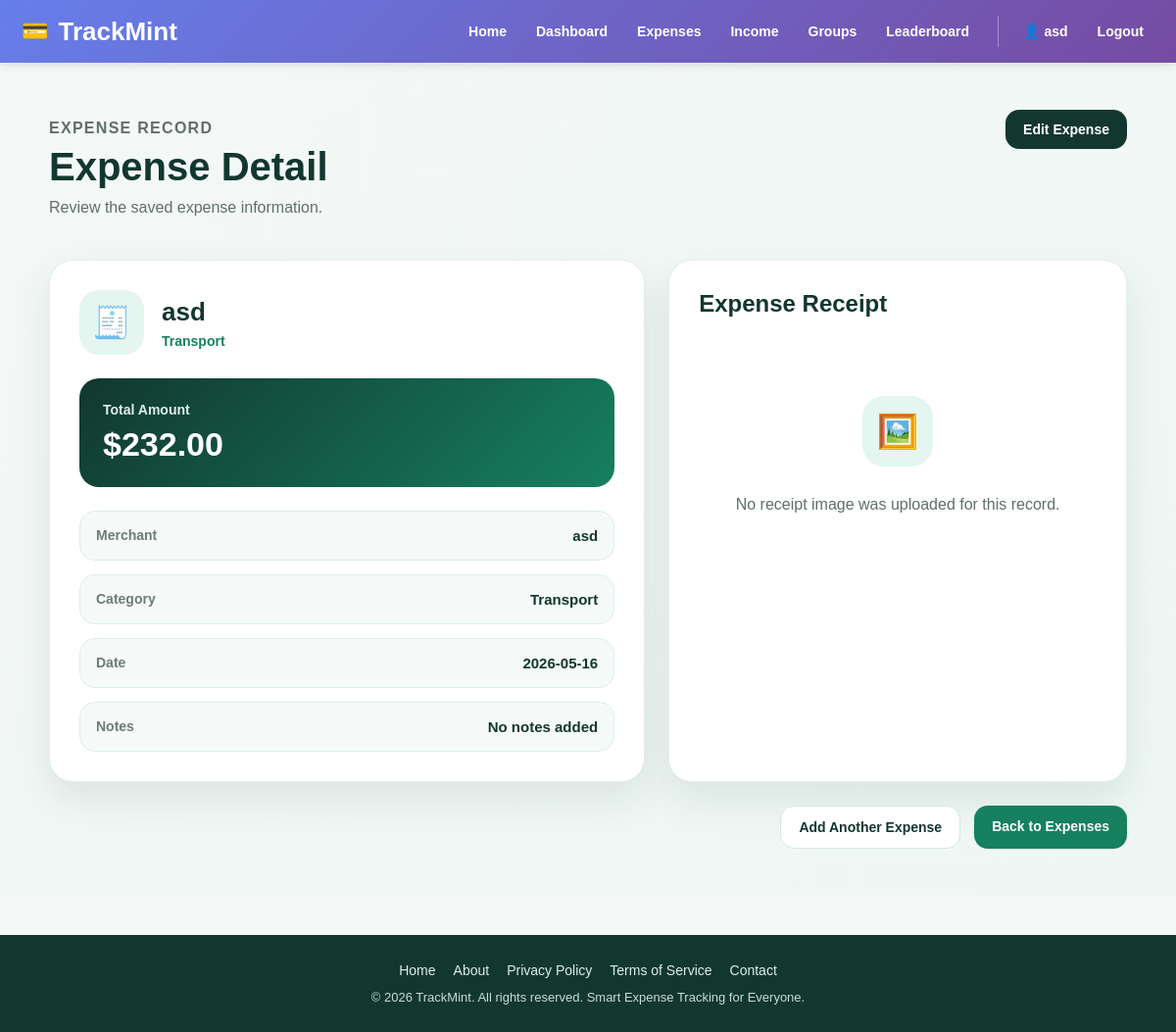
The page /receipts/20 (signed in) on the database its author committed.
### app/models.py (models this page shows, shortened)
class User(UserMixin, db.Model):
    __tablename__ = "users"
    id = db.Column(db.Integer, primary_key=True)
    username = db.Column(db.String(80), unique=True, nullable=False, index=True)
    email = db.Column(db.String(120), unique=True, nullable=False, index=True)
    password_hash = db.Column(db.String(255), nullable=False)
    created_at = db.Column(db.DateTime, default=datetime.utcnow, nullable=False)
    total_points = db.Column(db.Integer, default=0, nullable=False)
    current_streak = db.Column(db.Integer, default=0, nullable=False)
    last_upload_date = db.Column(db.Date, nullable=True)
    receipts = db.relationship(
        "Receipt",
        back_populates="user",
        cascade="all, delete-orphan",
        lazy=True
    )
    incomes = db.relationship(
        "Income",
        back_populates="user",
        cascade="all, delete-orphan",
        lazy=True
    )

class Receipt(db.Model):
    __tablename__ = "receipts"
    id = db.Column(db.Integer, primary_key=True)
    user_id = db.Column(db.Integer, db.ForeignKey("users.id"), nullable=False)
    group_id = db.Column(db.Integer, db.ForeignKey("groups.id"), nullable=True)
    merchant = db.Column(db.String(120), nullable=False)
    amount = db.Column(db.Float, nullable=False)
    category = db.Column(db.String(80), nullable=False)
    expense_date = db.Column(db.Date, nullable=False)
    notes = db.Column(db.Text, nullable=True)
    frequency_type = db.Column(db.String(20), default="one-time", nullable=False)  # "one-time" or "recurring"
    frequency_interval = db.Column(db.String(20), nullable=True)  # "daily", "weekly", "monthly"
    frequency_details = db.Column(db.String(255), nullable=True)  # "Monday", "15th", etc.
    image_filename = db.Column(db.String(255), nullable=True)
    created_at = db.Column(db.DateTime, default=datetime.utcnow, nullable=False)
    updated_at = db.Column(
        db.DateTime,
        default=datetime.utcnow,
        onupdate=datetime.utcnow,
        nullable=False
    )
    user = db.relationship("User", back_populates="receipts")
    splits = db.relationship("ExpenseSplit", backref="expense", cascade="all, delete-orphan", lazy=True)

### app/receipts/routes.py (the view)
@receipts_bp.route("/<int:receipt_id>")
@login_required
def receipt_detail(receipt_id):
    receipt = Receipt.query.filter_by(id=receipt_id, user_id=current_user.id).first_or_404()
    return render_template(
        "receipts/detail.html",
        page_title="Receipt Detail",
        receipt=receipt
    )

### app/__init__.py (called while the page is built)
def register_login_loader():
    @login_manager.user_loader
    def load_user(user_id):
        from app.models import User
        return db.session.get(User, int(user_id))

### app/templates/receipts/detail.html
{% extends "base.html" %}
{% block content %}
<section class="receipt-detail-page">
  <div class="receipt-detail-container">
    <div class="receipt-detail-header">
      <div>
        <p class="page-label">Expense Record</p>
        <h1>Expense Detail</h1>
        <p>Review the saved expense information.</p>
      </div>
      <a href="{{ url_for('receipts.edit_receipt', receipt_id=receipt.id) }}" class="edit-receipt-btn">
        Edit Expense
      </a>
    </div>
    <div class="receipt-detail-grid">
      <div class="receipt-info-card">
        <div class="receipt-card-top">
          <div class="receipt-icon">🧾</div>
          <div>
            <h2>{{ receipt.merchant }}</h2>
            <p>{{ receipt.category }}</p>
          </div>
        </div>
        <div class="amount-box">
          <span>Total Amount</span>
          <strong>${{ "%.2f"|format(receipt.amount) }}</strong>
        </div>
        <div class="detail-list">
          <div class="detail-row">
            <span>Merchant</span>
            <strong>{{ receipt.merchant }}</strong>
          </div>
          <div class="detail-row">
            <span>Category</span>
            <strong>{{ receipt.category }}</strong>
          </div>
          <div class="detail-row">
            <span>Date</span>
            <strong>{{ receipt.expense_date }}</strong>
          </div>
          <div class="detail-row">
            <span>Notes</span>
            <strong>{{ receipt.notes or "No notes added" }}</strong>
          </div>
        </div>
      </div>
      <div class="receipt-preview-card">
        <h2>Expense Receipt</h2>
        {% if receipt.image_filename %}
          <div class="receipt-image-preview">
            {% if receipt.image_filename.endswith('.pdf') %}
              <div class="pdf-preview">
                <div class="pdf-icon">📄</div>
                <p>PDF receipt uploaded</p>
                <a
                  href="{{ url_for('static', filename='uploads/' ~ receipt.image_filename) }}"
                  target="_blank"
                  class="view-file-btn"
                >
                  Open PDF
                </a>
              </div>
            {% else %}
              <img
                src="{{ url_for('static', filename='uploads/' ~ receipt.image_filename) }}"
                alt="Receipt image"
              >
            {% endif %}
          </div>
          <a
            href="{{ url_for('static', filename='uploads/' ~ receipt.image_filename) }}"
            target="_blank"
            class="view-file-btn full-width"
          >
            View Full Receipt
          </a>
        {% else %}
          <div class="no-image-box">
            <div class="no-image-icon">🖼️</div>
            <p>No receipt image was uploaded for this record.</p>
          </div>
        {% endif %}
      </div>
    </div>
    <div class="receipt-actions">
      <a href="{{ url_for('receipts.index') }}" class="secondary-action">
        Add Another Expense
      </a>
      <a href="{{ url_for('receipts.index') }}" class="primary-action">
        Back to Expenses
      </a>
    </div>
  </div>
</section>
{% endblock %}

### app/templates/base.html (shortened to what this page needs)
<!doctype html>
<html lang="en">
<head>
  <link rel="stylesheet" href="{{ url_for('static', filename='css/style.css') }}">
</head>
<body>
    <header>
        <div class="header-container">
            <div class="logo">
                <span class="logo-icon">💳</span>
                <span>TrackMint</span>
            </div>
            <nav>
                <div class="nav-primary">
                    <a href="{{ url_for('main.landing') }}">Home</a>
                    {% if current_user.is_authenticated %}
                    <a href="{{ url_for('main.dashboard') }}">Dashboard</a>
                    <a href="{{ url_for('receipts.index') }}">Expenses</a>
                    <a href="{{ url_for('income.income_home') }}">Income</a>
                    <a href="{{ url_for('groups.groups_home') }}">Groups</a>
                    <a href="{{ url_for('leaderboard.leaderboard_home') }}">Leaderboard</a>
                    {% endif %}
                </div>
                {% if current_user.is_authenticated %}
                <div class="nav-user">
                    <a href="{{ url_for('main.profile') }}">👤 {{ current_user.username }}</a>
                    <a href="{{ url_for('auth.logout') }}">Logout</a>
                </div>
                {% else %}
                <div class="nav-user">
                    <a href="{{ url_for('auth.login') }}">Login</a>
                    <a href="{{ url_for('auth.signup') }}">Sign Up</a>
                </div>
                {% endif %}
            </nav>
        </div>
    </header>
    <main>
        {% block content %}{% endblock %}
    </main>
    <footer>
        <div class="footer-content">
            <div class="footer-links">
                <a href="{{ url_for('main.landing') }}">Home</a>
                <a href="#">About</a>
                <a href="#">Privacy Policy</a>
                <a href="#">Terms of Service</a>
                <a href="#">Contact</a>
            </div>
            <p>&copy; 2026 TrackMint. All rights reserved. Smart Expense Tracking for Everyone.</p>
        </div>
    </footer>
</body>
</html>

### rows shown on the page
User: username "asd"
Receipt: merchant "asd", category "Transport", amount "232.00", expense_date "2026-05-16", notes "No notes added"
